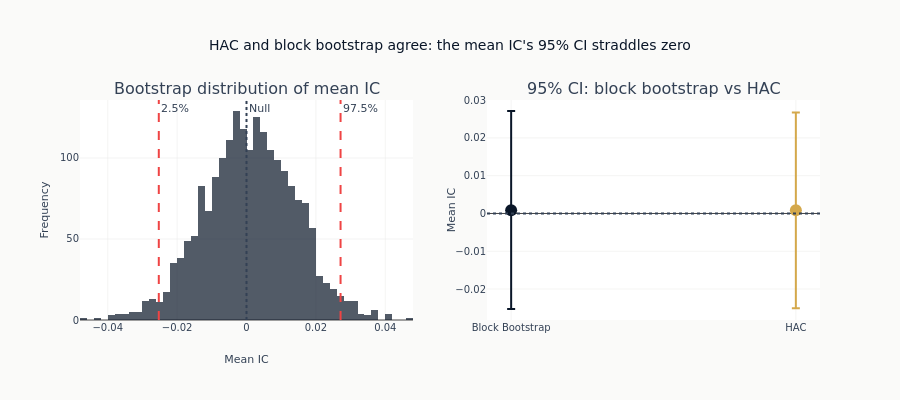

Notebook cell for this chart:
### Code cell
# Visualize bootstrap distribution
fig = make_subplots(
    rows=1,
    cols=2,
    subplot_titles=["Bootstrap distribution of mean IC", "95% CI: block bootstrap vs HAC"],
)

# Bootstrap distribution
fig.add_trace(
    go.Histogram(
        x=block_result["bootstrap_means"],
        nbinsx=50,
        name="Bootstrap means",
        marker_color=COLORS["blue"],
        opacity=0.7,
    ),
    row=1,
    col=1,
)

# Mark CIs
fig.add_vline(
    x=block_result["ci_lower"],
    line_dash="dash",
    line_color=COLORS["negative"],
    annotation_text="2.5%",
    row=1,
    col=1,
)
fig.add_vline(
    x=block_result["ci_upper"],
    line_dash="dash",
    line_color=COLORS["negative"],
    annotation_text="97.5%",
    row=1,
    col=1,
)
fig.add_vline(
    x=0, line_dash="dot", line_color=COLORS["neutral"], annotation_text="Null", row=1, col=1
)

# CI comparison
methods = ["Block Bootstrap", "HAC"]
ci_lowers = [block_result["ci_lower"], hac_ci_lower]
ci_uppers = [block_result["ci_upper"], hac_ci_upper]
means = [block_result["mean"], hac_result["mean_ic"]]

for i, method in enumerate(methods):
    # CI as error bars
    fig.add_trace(
        go.Scatter(
            x=[method],
            y=[means[i]],
            error_y=dict(
                type="data",
                symmetric=False,
                array=[ci_uppers[i] - means[i]],
                arrayminus=[means[i] - ci_lowers[i]],
            ),
            mode="markers",
            marker=dict(size=12, color=[COLORS["blue"], COLORS["amber"]][i]),
            name=method,
        ),
        row=1,
        col=2,
    )

fig.add_hline(y=0, line_dash="dot", line_color=COLORS["neutral"], row=1, col=2)

fig.update_layout(
    title="HAC and block bootstrap agree: the mean IC's 95% CI straddles zero",
    height=400,
    template="ml4t",
    showlegend=False,
)
fig.update_xaxes(title_text="Mean IC", row=1, col=1)
fig.update_yaxes(title_text="Frequency", row=1, col=1)
fig.update_yaxes(title_text="Mean IC", row=1, col=2)

fig.show()

### Figure 1 — Plotly figure (JSON) as saved in the notebook; plotly's stock layout.template omitted (floating-point values rounded to 4 significant figures; data arrays with more than 128 entries replaced by an {"elided": "..."} marker saying what was removed)
{"data": [{"marker": {"color": "#0a1628"}, "name": "Bootstrap means", "nbinsx": 50, "opacity": 0.7, "type": "histogram", "x": {"elided": "2000 float values"}, "xaxis": "x", "yaxis": "y"}, {"error_y": {"array": [0.0263], "arrayminus": [0.0261], "symmetric": false, "type": "data"}, "marker": {"color": "#0a1628", "size": 12}, "mode": "markers", "name": "Block Bootstrap", "type": "scatter", "x": ["Block Bootstrap"], "xaxis": "x2", "y": [0.0008217], "yaxis": "y2"}, {"error_y": {"array": [0.02593], "arrayminus": [0.02593], "symmetric": false, "type": "data"}, "marker": {"color": "#D4A84B", "size": 12}, "mode": "markers", "name": "HAC", "type": "scatter", "x": ["HAC"], "xaxis": "x2", "y": [0.0008217], "yaxis": "y2"}], "layout": {"annotations": [{"font": {"size": 16}, "showarrow": false, "text": "Bootstrap distribution of mean IC", "x": 0.225, "xanchor": "center", "xref": "paper", "y": 1.0, "yanchor": "bottom", "yref": "paper"}, {"font": {"size": 16}, "showarrow": false, "text": "95% CI: block bootstrap vs HAC", "x": 0.775, "xanchor": "center", "xref": "paper", "y": 1.0, "yanchor": "bottom", "yref": "paper"}, {"showarrow": false, "text": "2.5%", "x": -0.02528, "xanchor": "left", "xref": "x", "y": 1, "yanchor": "top", "yref": "y domain"}, {"showarrow": false, "text": "97.5%", "x": 0.02712, "xanchor": "left", "xref": "x", "y": 1, "yanchor": "top", "yref": "y domain"}, {"showarrow": false, "text": "Null", "x": 0, "xanchor": "left", "xref": "x", "y": 1, "yanchor": "top", "yref": "y domain"}], "height": 400, "shapes": [{"line": {"color": "#ef4444", "dash": "dash"}, "type": "line", "x0": -0.02528, "x1": -0.02528, "xref": "x", "y0": 0, "y1": 1, "yref": "y domain"}, {"line": {"color": "#ef4444", "dash": "dash"}, "type": "line", "x0": 0.02712, "x1": 0.02712, "xref": "x", "y0": 0, "y1": 1, "yref": "y domain"}, {"line": {"color": "#334155", "dash": "dot"}, "type": "line", "x0": 0, "x1": 0, "xref": "x", "y0": 0, "y1": 1, "yref": "y domain"}, {"line": {"color": "#334155", "dash": "dot"}, "type": "line", "x0": 0, "x1": 1, "xref": "x2 domain", "y0": 0, "y1": 0, "yref": "y2"}], "showlegend": false, "title": {"text": "HAC and block bootstrap agree: the mean IC's 95% CI straddles zero"}, "xaxis": {"anchor": "y", "domain": [0.0, 0.45], "title": {"text": "Mean IC"}}, "xaxis2": {"anchor": "y2", "domain": [0.55, 1.0]}, "yaxis": {"anchor": "x", "domain": [0.0, 1.0], "title": {"text": "Frequency"}}, "yaxis2": {"anchor": "x2", "domain": [0.0, 1.0], "title": {"text": "Mean IC"}}}}
